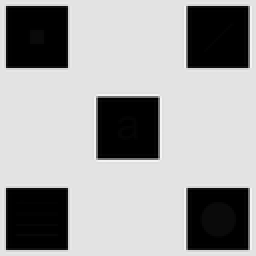
%> input picture HWs/HW2/Q3/image.tif, 128 x 128 px, shrunk from 512 x 512 before the run (shown 2 times larger)
$ octave main.m   (GNU Octave 9; MATLAB toolbox functions it lacks are replaced by stand-ins)
%> lines starting %> are read from the running program, lines starting %| are printed output that depends on the picture
%> the answer given: 3
%> further down, img is the input picture: size 128x128 uint8; min 0, max 245, mean 161
### HWs/HW2/Q3/matlab_local_eq.m
function eq = matlab_local_eq(img,window)
%> called with window = 3
% this function zero padding image for making original image suitable
% for local histogram equalization(using official matlab instruction
% with given size of window
% input: img:greyscale image , window: n that show n*n window size
% output: equalize(local) greyscale image
window = uint16(window);
eq = zeros( size(img,1) , size(img,2) );
k = uint16((window - 1)/2);
height = uint16(0);
width = uint16(0);
height = size(img,1);
%> height = 128
width = size(img,2);
%> width = 128
zPad = zeros(height+2*k,width+2*k);

for i=uint16(1):height
    for j=uint16(1):width
        zPad(i+k,j+k) = img(i,j);
    end
end
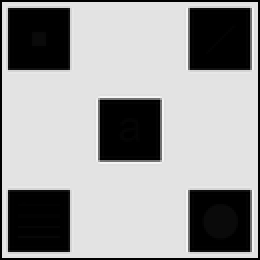
%> zPad: size 130x130 double (shown 2 times larger); min 0, max 245, mean 156.1
for i=uint16(1+k):(k+height)
    for j=uint16(1+k):(k+width)
        new = zPad( ((i-k):(i-k+ 2*k)) , ((j-k):j-k+ 2*k ));
        new = uint8(new);
        new = histeq(new);
        eq(i-k,j-k) = new(1+k,1+k);
    end
end
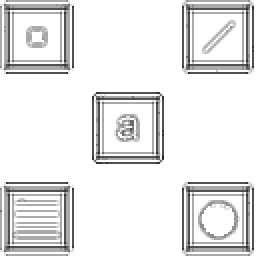
%> eq: size 128x128 double (shown 2 times larger); min 24, max 255, mean 231.3

end

### HWs/HW2/Q3/my_local_eq.m
function eq = my_local_eq(img,window)
% this function zero padding image for making original image suitable
% for local histogram equalization(using my own matlab instructions
% with given size of window
% input: img:greyscale image , window: n that show n*n window size
% output: equalize(local) greyscale image
window = uint16(window);
eq = zeros( size(img,1) , size(img,2) );
k = uint16((window - 1)/2);
height = uint16(0);
width = uint16(0);
height = size(img,1);
width = size(img,2);
zPad = zeros(height+2*k,width+2*k);

for i=uint16(1):height
    for j=uint16(1):width
        zPad(i+k,j+k) = img(i,j);
    end
end
for i=uint16(1+k):(k+height)
    for j=uint16(1+k):(k+width)
        new = zPad( ((i-k):(i-k+ 2*k)) , ((j-k):j-k+ 2*k ));
        new = uint8(new);
        new = histogram_equalization(new);
        eq(i-k,j-k) = new(1+k,1+k);
    end
end

end

### HWs/HW2/Q3/main.m
window = uint8(input('please input n that create n*n window size: '));
img = imread('image.tif');

eq1 = matlab_local_eq(img,window);  % applying official matlab instruction
                                    % for local histogram equalization
                                    % to image with given size of window
eq1 = uint8(eq1);
eq2 = my_local_eq(img,window);     % applying my matlab instructions
%> (the run ends here)
